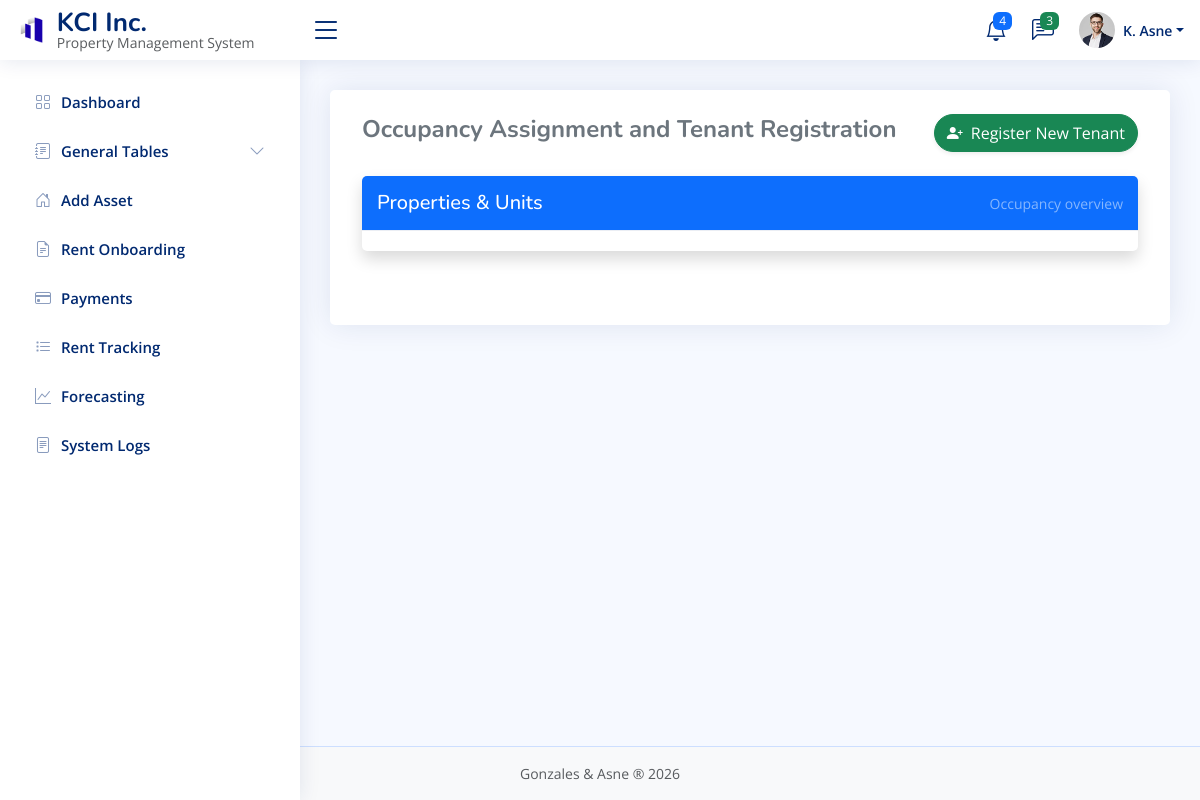
Before: /admin.php?page=rent_onboarding with the older database file.
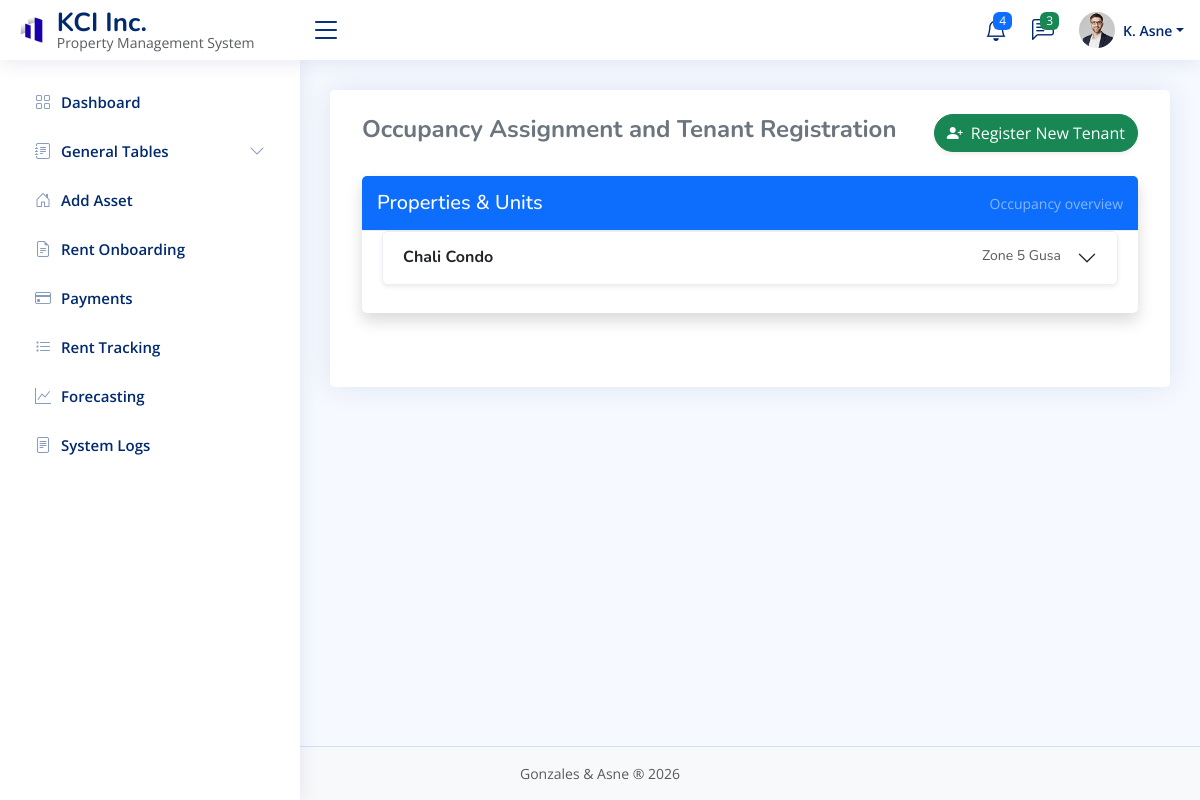
After: the same page with the newer database file.
### tables this page shows
CREATE TABLE `properties` (
  `property_id` int(11) NOT NULL,
  `owner_id` int(11) DEFAULT NULL,
  `property_name` varchar(100) DEFAULT NULL,
  `type` enum('Condominium','Boarding House','Rental Home') DEFAULT NULL,
  `address` varchar(255) DEFAULT NULL,
  `status` enum('available','unavailable','under maintenance','renovation') DEFAULT NULL,
  `created_at` timestamp NOT NULL DEFAULT current_timestamp(),
  `updated_at` timestamp NOT NULL DEFAULT current_timestamp() ON UPDATE current_timestamp()
);

### admin_modules/rent_onboarding.php (the view, shortened to what this page needs)
<?php
require_once "conn.php";
$properties = $conn->query("SELECT * FROM properties ORDER BY property_name ASC");
?>
<div class="container-fluid py-4">
    <div class="d-flex justify-content-between align-items-center mb-4">
        <h4 class="fw-bold text-secondary">Occupancy Assignment and Tenant Registration</h4>
        <button class="btn btn-success shadow-sm rounded-pill" data-bs-toggle="modal" data-bs-target="#regModal">
            <i class="bi bi-person-plus-fill me-1"></i> Register New Tenant
        </button>
    </div>
    <div class="card shadow">
        <div class="card-header bg-primary text-white d-flex justify-content-between align-items-center">
            <h5 class="mb-0">Properties & Units</h5>
            <small class="text-white-50">Occupancy overview</small>
        </div>
        <div class="card-body">
            <div class="accordion" id="propAccordion">
                <?php while ($p = $properties->fetch_assoc()): ?>
                    <div class="accordion-item mb-2 shadow-sm">
                        <h2 class="accordion-header">
                            <button class="accordion-button collapsed" type="button" data-bs-toggle="collapse"
                                data-bs-target="#collapse<?= $p['property_id'] ?>">
                                <div class="d-flex justify-content-between w-100 pe-3">
                                    <span>
                                        <strong><?= htmlspecialchars($p['property_name']) ?></strong>
                                    </span>
                                    <small class="text-muted"><?= htmlspecialchars($p['address']) ?></small>
                                </div>
                            </button>
                        </h2>
                    </div>
                <?php endwhile; ?>
            </div>
        </div>
    </div>
</div>

Changed rows visible on the page:
added properties: property_name "Chali Condo", address "Zone 5 Gusa"
